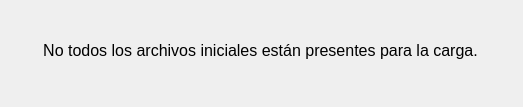
<?xml version="1.0" encoding="UTF-8"?>
<ui version="4.0">
 <class>Dialog</class>
 <widget class="QDialog" name="Dialog">
  <property name="geometry">
   <rect>
    <x>0</x>
    <y>0</y>
    <width>523</width>
    <height>107</height>
   </rect>
  </property>
  <property name="windowTitle">
   <string>Advertencia</string>
  </property>
  <widget class="QLabel" name="label">
   <property name="geometry">
    <rect>
     <x>30</x>
     <y>30</y>
     <width>461</width>
     <height>41</height>
    </rect>
   </property>
   <property name="font">
    <font>
     <pointsize>12</pointsize>
    </font>
   </property>
   <property name="text">
    <string>No todos los archivos iniciales están presentes para la carga.</string>
   </property>
   <property name="alignment">
    <set>Qt::AlignCenter</set>
   </property>
  </widget>
 </widget>
 <resources/>
 <connections/>
</ui>
